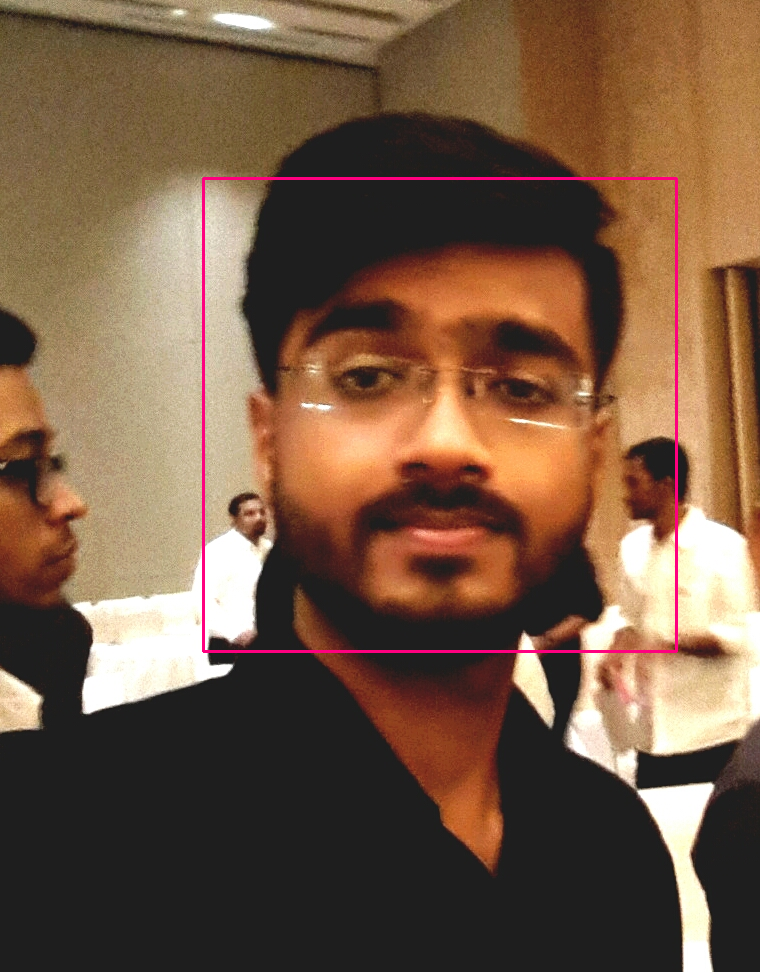
#> input picture FC2.png, 760 x 972 px, given in place of download4.jpg, which was not available
$ python face_classifier.py
#> lines starting #> are read from the running program, lines starting #| are printed output that depends on the picture; pictures that were not available may be replaced by others from this repository, and a replacement may not be noted
# -*- coding: utf-8 -*-
"""face classifier.ipynb

Automatically generated by Colaboratory.

Original file is located at
    https://colab.research.google.com/drive/1mFqeZZuDs_F-cEe8wk9z9ZG60ScA-eqr
"""

import numpy as np
import cv2

from google.colab import files
files.upload()
#> the answer given: FC2.png

from google.colab import files
files.upload()
#> the answer given: FE.png

from google.colab.patches import cv2_imshow

# We point OpenCV's CascadeClassifier function to where our
# classifier (XML file format) is stored
face_classifier = cv2.CascadeClassifier(cv2.data.haarcascades + "haarcascade_frontalface_default.xml")

# Load our image then convert it to grayscale
image = cv2.imread('/content/download4.jpg')
#> image is the input picture: shape (972, 760, 3); mean B, G, R 68.2, 89.4, 117.7
gray = cv2.cvtColor(image, cv2.COLOR_BGR2GRAY)
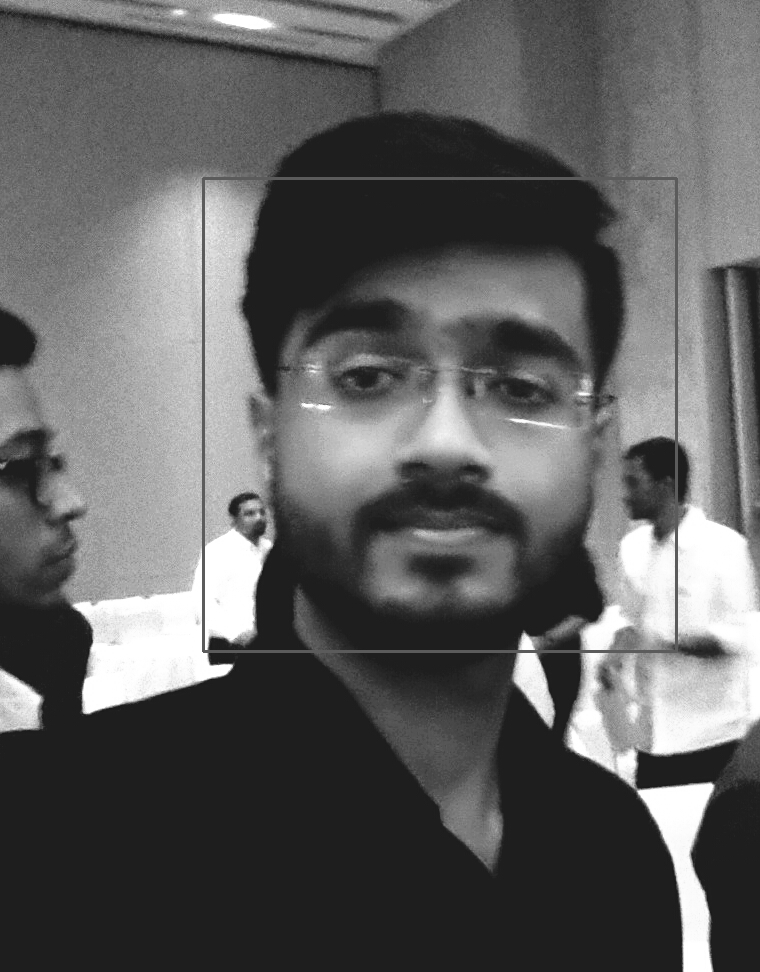
#> gray: shape (972, 760); min 24, max 255, mean 95.5

# Our classifier returns the ROI of the detected face as a tuple
# It stores the top left coordinate and the bottom right coordiantes
faces = face_classifier.detectMultiScale(gray, 1.3, 5)
#> faces = [[203, 178, 473, 473]]

# When no faces detected, face_classifier returns and empty tuple
if faces is ():
    print("No faces found")

# We iterate through our faces array and draw a rectangle
# over each face in faces
for (x,y,w,h) in faces:
    cv2.rectangle(image, (x,y), (x+w,y+h), (127,0,255), 2)
    cv2_imshow( image)
    cv2.waitKey(0)
#> this loop made 1 pass

cv2.destroyAllWindows()

from google.colab import files
files.upload()
#> the answer given: FE.png

# We point OpenCV's CascadeClassifier function to where our
# classifier (XML file format) is stored
face_classifier = cv2.CascadeClassifier(cv2.data.haarcascades + "haarcascade_frontalface_default.xml")

# Load our image then convert it to grayscale
image = cv2.imread('/content/download.jpg')
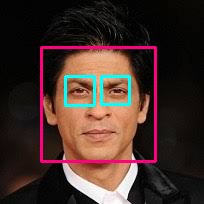
#> input picture FE.png, 204 x 204 px, given in place of download.jpg, which was not available
#> image is the input picture: shape (204, 204, 3); mean B, G, R 42.1, 47.1, 67.6
gray = cv2.cvtColor(image, cv2.COLOR_BGR2GRAY)
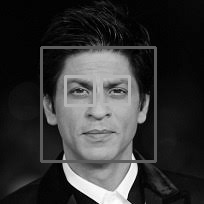
#> gray: shape (204, 204); min 0, max 255, mean 52.7

# Our classifier returns the ROI of the detected face as a tuple
# It stores the top left coordinate and the bottom right coordiantes
faces = face_classifier.detectMultiScale(gray, 1.3, 5)
#> faces = [[41, 47, 114, 114]]

# When no faces detected, face_classifier returns and empty tuple
if faces is ():
    print("No faces found")

# We iterate through our faces array and draw a rectangle
# over each face in faces
for (x,y,w,h) in faces:
    cv2.rectangle(image, (x,y), (x+w,y+h), (127,0,255), 2)
    cv2_imshow( image)
    cv2.waitKey(0)
#> this loop made 1 pass

cv2.destroyAllWindows()

from google.colab import files
files.upload()
#> the answer given: FE.png

# We point OpenCV's CascadeClassifier function to where our
# classifier (XML file format) is stored
face_classifier = cv2.CascadeClassifier(cv2.data.haarcascades + "haarcascade_frontalface_default.xml")

# Load our image then convert it to grayscale
image = cv2.imread('/content/20160308_112105.jpg')
gray = cv2.cvtColor(image, cv2.COLOR_BGR2GRAY)

# Our classifier returns the ROI of the detected face as a tuple
# It stores the top left coordinate and the bottom right coordiantes
faces = face_classifier.detectMultiScale(gray, 1.3, 5)

# When no faces detected, face_classifier returns and empty tuple
if faces is ():
    print("No faces found")

# We iterate through our faces array and draw a rectangle
# over each face in faces
for (x,y,w,h) in faces:
    cv2.rectangle(image, (x,y), (x+w,y+h), (127,0,255), 2)
    cv2_imshow( image)
    cv2.waitKey(0)

cv2.destroyAllWindows()

from google.colab import files
files.upload()
#> the answer given: FE.png

# We point OpenCV's CascadeClassifier function to where our
# classifier (XML file format) is stored
face_classifier = cv2.CascadeClassifier(cv2.data.haarcascades + "haarcascade_frontalface_default.xml")

# Load our image then convert it to grayscale
image = cv2.imread('/content/20160916_112841.jpg')
#> (the run stopped early here; a loop or call above may not have finished)
